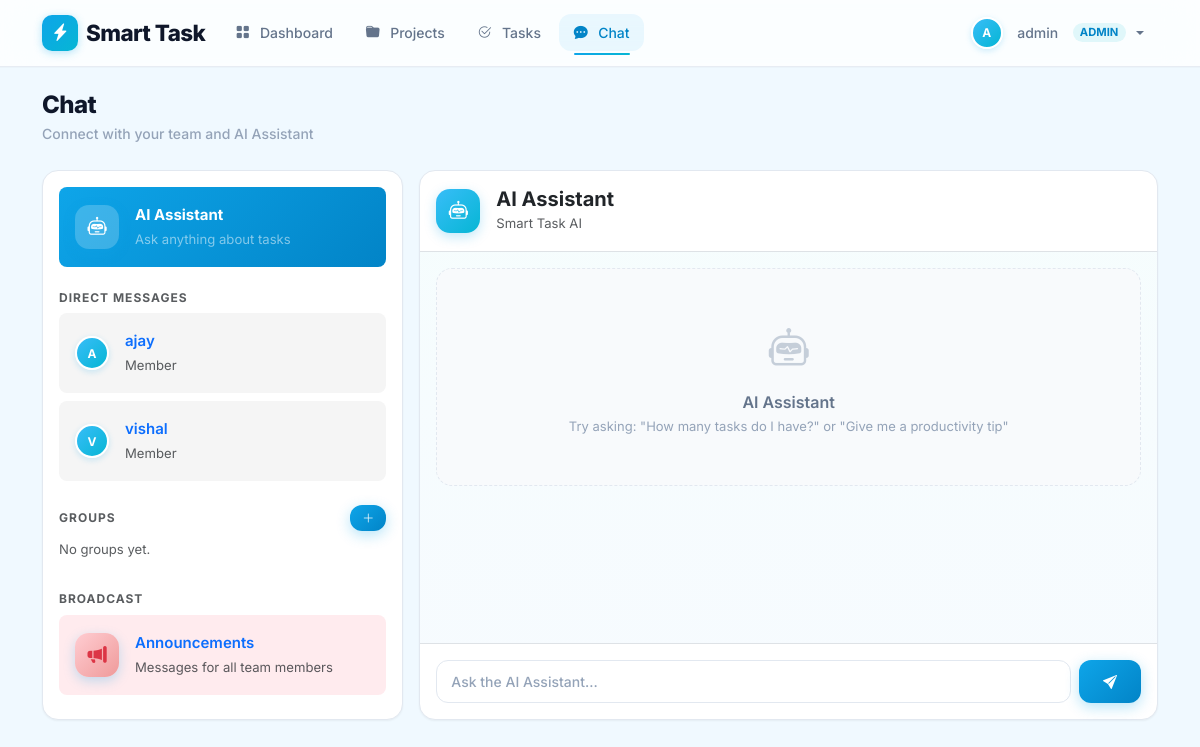
/chat (signed in), run on an earlier commit of the app's database.
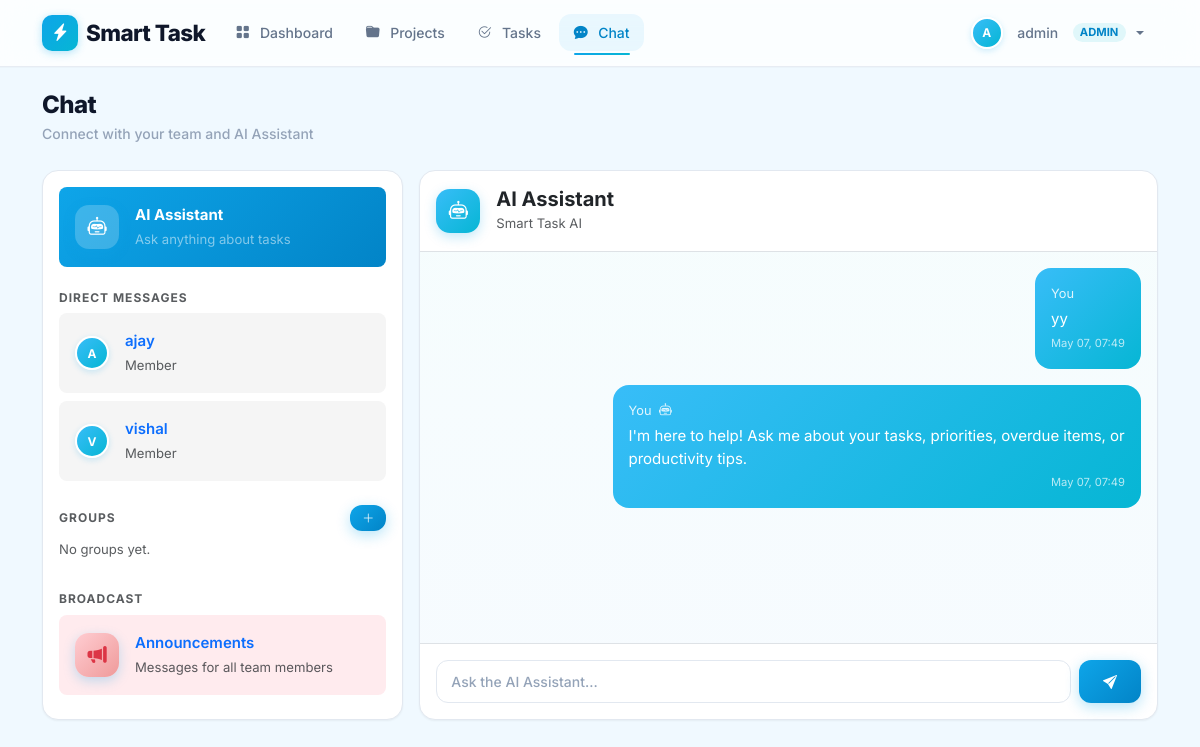
And on a later commit of the database.
### app.py (models this page shows)
class User(db.Model):
    id = db.Column(db.Integer, primary_key=True)
    username = db.Column(db.String(80), unique=True, nullable=False)
    email = db.Column(db.String(120), unique=True, nullable=False)
    password = db.Column(db.String(200), nullable=False)
    role = db.Column(db.String(20), default='member')  # admin or member
    created_at = db.Column(db.DateTime, default=datetime.utcnow)
    owned_projects = db.relationship('Project', backref='owner', lazy=True, foreign_keys='Project.owner_id')
    member_projects = db.relationship('Project', secondary=project_members, backref='members')
    assigned_tasks = db.relationship('Task', backref='assignee', lazy=True, foreign_keys='Task.assigned_to')
    created_tasks = db.relationship('Task', backref='creator', lazy=True, foreign_keys='Task.created_by')

class Message(db.Model):
    id = db.Column(db.Integer, primary_key=True)
    content = db.Column(db.Text, nullable=False)
    sender_id = db.Column(db.Integer, db.ForeignKey('user.id'), nullable=False)
    receiver_id = db.Column(db.Integer, db.ForeignKey('user.id'), nullable=True)  # for DMs
    group_id = db.Column(db.Integer, db.ForeignKey('chat_group.id'), nullable=True)  # for groups
    is_broadcast = db.Column(db.Boolean, default=False)
    created_at = db.Column(db.DateTime, default=datetime.utcnow)
    sender = db.relationship('User', foreign_keys=[sender_id], backref='sent_messages')
    receiver = db.relationship('User', foreign_keys=[receiver_id], backref='received_messages')
    group = db.relationship('ChatGroup', backref='messages')

### app.py (the view, shortened to what this page needs)
@app.route('/chat')
@login_required
def chat():
    user = User.query.get(session['user_id'])
    users = User.query.filter(User.id != user.id).all()
    groups = ChatGroup.query.all()
    chat_type = request.args.get('type', 'ai')  # ai, dm, group, broadcast
    chat_id = request.args.get('id', type=int)
    messages = []
    selected_user = None
    selected_group = None
    ai_mode = False
    if chat_type == 'dm' and chat_id:
        selected_user = User.query.get(chat_id)
        messages = Message.query.filter(
            ((Message.sender_id == user.id) & (Message.receiver_id == chat_id)) |
            ((Message.sender_id == chat_id) & (Message.receiver_id == user.id))
        ).order_by(Message.created_at.asc()).all()
    elif chat_type == 'broadcast':
        messages = Message.query.filter_by(is_broadcast=True).order_by(Message.created_at.asc()).all()
    elif chat_type == 'ai':
        ai_mode = True
        messages = Message.query.filter_by(sender_id=user.id, receiver_id=user.id).order_by(Message.created_at.asc()).all()
    return render_template('chat.html',
                           users=users,
                           groups=groups,
                           user=user,
                           messages=messages,
                           chat_type=chat_type,
                           chat_id=chat_id,
                           selected_user=selected_user,
                           selected_group=selected_group,
                           ai_mode=ai_mode)

### templates/chat.html (shortened to what this page needs)
{% extends "base.html" %}
{% block content %}
<div class="page-header mb-4">
    <h2 class="mb-1">Chat</h2>
    <p class="mb-0">Connect with your team and AI Assistant</p>
</div>
<div class="row g-3">
    <div class="col-lg-4">
        <div class="card p-3 h-100" style="max-height: 75vh; overflow-y: auto;">
            <a href="{{ url_for('chat', type='ai') }}" class="d-flex align-items-center p-3 mb-2 rounded-3 text-decoration-none {{ 'bg-primary text-white' if chat_type == 'ai' else '' }}" style="{{ 'background: linear-gradient(135deg, var(--primary), var(--primary-dark)); color: white;' if chat_type == 'ai' else 'background: #e1f5fe;' }}">
                <div class="stat-icon me-3" style="width:44px;height:44px;border-radius:14px;{{ 'background: rgba(255,255,255,0.2);' if chat_type == 'ai' else 'background: linear-gradient(135deg, var(--primary-light), var(--accent));' }}">
                    <i class="bi bi-robot {{ 'text-white' if chat_type == 'ai' else 'text-white' }}"></i>
                </div>
                <div>
                    <div class="fw-bold {{ 'text-white' if chat_type == 'ai' else '' }}">AI Assistant</div>
                    <small class="{{ 'text-white-50' if chat_type == 'ai' else 'text-muted' }}">Ask anything about tasks</small>
                </div>
            </a>
            <h6 class="fw-bold mt-3 mb-2 text-muted" style="font-size:0.75rem;text-transform:uppercase;letter-spacing:1px;">Direct Messages</h6>
            {% for u in users %}
            <a href="{{ url_for('chat', type='dm', id=u.id) }}" class="d-flex align-items-center p-3 mb-2 rounded-3 text-decoration-none {{ 'bg-primary text-white' if chat_type == 'dm' and chat_id == u.id else '' }}" style="{{ 'background: linear-gradient(135deg, var(--primary), var(--primary-dark)); color: white;' if chat_type == 'dm' and chat_id == u.id else 'background: #f5f5f5;' }}">
                <div class="avatar-circle me-3">{{ u.username[0]|upper }}</div>
                <div>
                    <div class="fw-semibold {{ 'text-white' if chat_type == 'dm' and chat_id == u.id else '' }}">{{ u.username }}</div>
                    <small class="{{ 'text-white-50' if chat_type == 'dm' and chat_id == u.id else 'text-muted' }}">{{ u.role|capitalize }}</small>
                </div>
            </a>
            {% endfor %}
            <div class="d-flex justify-content-between align-items-center mt-3 mb-2">
                <h6 class="fw-bold text-muted mb-0" style="font-size:0.75rem;text-transform:uppercase;letter-spacing:1px;">Groups</h6>
                {% if user.role == 'admin' %}
                <button class="btn btn-sm btn-primary" style="padding:4px 12px;font-size:0.75rem;" data-bs-toggle="modal" data-bs-target="#createGroupModal">
                    <i class="bi bi-plus-lg"></i>
                </button>
                {% endif %}
            </div>
            {% for g in groups %}
            <a href="{{ url_for('chat', type='group', id=g.id) }}" class="d-flex align-items-center p-3 mb-2 rounded-3 text-decoration-none {{ 'bg-primary text-white' if chat_type == 'group' and chat_id == g.id else '' }}" style="{{ 'background: linear-gradient(135deg, var(--primary), var(--primary-dark)); color: white;' if chat_type == 'group' and chat_id == g.id else 'background: #f5f5f5;' }}">
                <div class="stat-icon me-3" style="width:44px;height:44px;border-radius:14px;{{ 'background: rgba(255,255,255,0.2);' if chat_type == 'group' and chat_id == g.id else 'background: linear-gradient(135deg, #fff3e0, #ffe0b2);' }}">
                    <i class="bi bi-people-fill {{ 'text-white' if chat_type == 'group' and chat_id == g.id else '' }}" style="{{ 'color: #ef6c00;' if not (chat_type == 'group' and chat_id == g.id) else '' }}"></i>
                </div>
                <div>
                    <div class="fw-semibold {{ 'text-white' if chat_type == 'group' and chat_id == g.id else '' }}">{{ g.name }}</div>
                    <small class="{{ 'text-white-50' if chat_type == 'group' and chat_id == g.id else 'text-muted' }}">{{ g.members|length }} members</small>
                </div>
            </a>
            {% else %}
            <p class="text-muted small">No groups yet.</p>
            {% endfor %}
            <h6 class="fw-bold mt-3 mb-2 text-muted" style="font-size:0.75rem;text-transform:uppercase;letter-spacing:1px;">Broadcast</h6>
            <a href="{{ url_for('chat', type='broadcast') }}" class="d-flex align-items-center p-3 mb-2 rounded-3 text-decoration-none {{ 'bg-primary text-white' if chat_type == 'broadcast' else '' }}" style="{{ 'background: linear-gradient(135deg, var(--primary), var(--primary-dark)); color: white;' if chat_type == 'broadcast' else 'background: #ffebee;' }}">
                <div class="stat-icon me-3" style="width:44px;height:44px;border-radius:14px;{{ 'background: rgba(255,255,255,0.2);' if chat_type == 'broadcast' else 'background: linear-gradient(135deg, #ffcdd2, #ef9a9a);' }}">
                    <i class="bi bi-megaphone-fill {{ 'text-white' if chat_type == 'broadcast' else 'text-danger' }}"></i>
                </div>
                <div>
                    <div class="fw-semibold {{ 'text-white' if chat_type == 'broadcast' else '' }}">Announcements</div>
                    <small class="{{ 'text-white-50' if chat_type == 'broadcast' else 'text-muted' }}">Messages for all team members</small>
                </div>
            </a>
        </div>
    </div>
    <div class="col-lg-8">
        <div class="card p-0 h-100" style="max-height: 75vh; display:flex; flex-direction:column;">
            <div class="p-3 border-bottom d-flex align-items-center" style="flex-shrink:0;">
                {% if ai_mode %}
                <div class="stat-icon me-3" style="width:44px;height:44px;border-radius:14px;background:linear-gradient(135deg,var(--primary-light),var(--accent));">
                    <i class="bi bi-robot text-white"></i>
                </div>
                <div>
                    <h5 class="fw-bold mb-0">AI Assistant</h5>
                    <small class="text-muted">Smart Task AI</small>
                </div>
                {% elif chat_type == 'dm' and selected_user %}
                <div class="avatar-circle me-3">{{ selected_user.username[0]|upper }}</div>
                <div>
                    <h5 class="fw-bold mb-0">{{ selected_user.username }}</h5>
                    <small class="text-muted">{{ selected_user.role|capitalize }}</small>
                </div>
                {% else %}
                <div>
                    <h5 class="fw-bold mb-0">Select a chat</h5>
                    <small class="text-muted">Choose from the sidebar</small>
                </div>
                {% endif %}
            </div>
            <div class="p-3 flex-grow-1" style="overflow-y: auto; background: linear-gradient(180deg, rgba(224,247,250,0.3), rgba(227,242,253,0.3));">
                {% if messages %}
                    {% for msg in messages %}
                        {% set is_me = msg.sender_id == user.id %}
                        <div class="d-flex mb-3 {{ 'justify-content-end' if is_me else '' }}">
                            <div class="p-3 rounded-4" style="max-width:75%; {{ 'background: linear-gradient(135deg, var(--primary-light), var(--accent)); color: white;' if is_me else 'background: white; box-shadow: 0 2px 8px rgba(0,0,0,0.05);' }}">
                                <div class="mb-1" style="font-size:0.8rem; {{ 'color: rgba(255,255,255,0.85);' if is_me else 'color: var(--primary-dark); font-weight:600;' }}">
                                    {{ 'You' if is_me else msg.sender.username }}
                                    {% if msg.content.startswith('[AI Assistant]') %}<i class="bi bi-robot ms-1"></i>{% endif %}
                                </div>
                                <div style="line-height:1.5;">{{ msg.content.replace('[AI Assistant] ', '') if msg.content.startswith('[AI Assistant]') else msg.content }}</div>
                                <div class="mt-1 text-end" style="font-size:0.7rem; {{ 'color: rgba(255,255,255,0.7);' if is_me else 'color: #b0bec5;' }}">
                                    {{ msg.created_at.strftime('%b %d, %H:%M') }}
                                </div>
                            </div>
                        </div>
                    {% endfor %}
                {% else %}
                    <div class="empty-state">
                        {% if ai_mode %}
                        <i class="bi bi-robot"></i>
                        <h5>AI Assistant</h5>
                        <p class="small">Try asking: "How many tasks do I have?" or "Give me a productivity tip"</p>
                        {% else %}
                        <i class="bi bi-chat-dots"></i>
                        <h5>No messages yet</h5>
                        <p class="small">Start the conversation!</p>
                        {% endif %}
                    </div>
                {% endif %}
            </div>
            {% if chat_type %}
            {% if chat_type == 'broadcast' and user.role != 'admin' %}
            <div class="p-3 border-top text-center text-muted small" style="flex-shrink:0;">
                <i class="bi bi-info-circle me-1"></i> Only admins can post announcements.
            </div>
            {% else %}
            <div class="p-3 border-top" style="flex-shrink:0;">
                <form method="POST" action="{{ url_for('send_message') }}" class="d-flex gap-2">
                    <input type="text" name="content" class="form-control flex-grow-1" placeholder="{{ 'Ask the AI Assistant...' if ai_mode else 'Type a message...' }}" required autocomplete="off">
                    <button type="submit" class="btn btn-primary px-4">
                        <i class="bi bi-send-fill"></i>
                    </button>
                </form>
            </div>
            {% endif %}
            {% endif %}
        </div>
    </div>
</div>
{% endblock %}

### templates/base.html (shortened to what this page needs)
<!DOCTYPE html>
<html lang="en">
<head>
    <link href="https://cdn.jsdelivr.net/npm/bootstrap@5.3.2/dist/css/bootstrap.min.css" rel="stylesheet">
    <link rel="stylesheet" href="https://cdn.jsdelivr.net/npm/bootstrap-icons@1.11.1/font/bootstrap-icons.css">
</head>
<body>
    {% if session.user_id %}
    <nav class="navbar navbar-expand-lg sticky-top">
        <div class="container">
            <a class="navbar-brand" href="{{ url_for('dashboard') }}">
                <span class="brand-icon"><i class="bi bi-lightning-charge-fill"></i></span>Smart Task
            </a>
            <div class="collapse navbar-collapse" id="navMenu">
                <ul class="navbar-nav me-auto gap-1">
                    <li class="nav-item">
                        <a class="nav-link {{ 'active' if request.endpoint == 'dashboard' else '' }}" href="{{ url_for('dashboard') }}">
                            <i class="bi bi-grid-fill me-1"></i> Dashboard
                        </a>
                    </li>
                    <li class="nav-item">
                        <a class="nav-link {{ 'active' if request.endpoint == 'projects' else '' }}" href="{{ url_for('projects') }}">
                            <i class="bi bi-folder-fill me-1"></i> Projects
                        </a>
                    </li>
                    <li class="nav-item">
                        <a class="nav-link {{ 'active' if request.endpoint == 'tasks' else '' }}" href="{{ url_for('tasks') }}">
                            <i class="bi bi-check2-circle me-1"></i> Tasks
                        </a>
                    </li>
                    <li class="nav-item">
                        <a class="nav-link {{ 'active' if request.endpoint == 'chat' else '' }}" href="{{ url_for('chat') }}">
                            <i class="bi bi-chat-dots-fill me-1"></i> Chat
                        </a>
                    </li>
                </ul>
                <ul class="navbar-nav">
                    <li class="nav-item dropdown">
                        <a class="nav-link dropdown-toggle d-flex align-items-center" href="#" role="button" data-bs-toggle="dropdown">
                            <div class="avatar-circle me-2" style="width:32px;height:32px;font-size:0.75rem;">{{ session.username[0]|upper }}</div>
                            <span>{{ session.username }}</span>
                            {% if session.role == 'admin' %}<span class="badge ms-2" style="background:#e0f7fa;color:var(--primary-dark);border-radius:50px;font-size:0.7rem;">ADMIN</span>{% endif %}
                        </a>
                    </li>
                </ul>
            </div>
        </div>
    </nav>
    {% endif %}
    <main class="{% if session.user_id %}py-4{% else %}vh-100 d-flex align-items-center{% endif %}">
        <div class="container">
            {% block content %}{% endblock %}
        </div>
    </main>
</body>
</html>

What changed in the data, as far as the page shows it:
added Message: sender "You", content "yy", created_at "May 07, 07:49"
added Message: sender "You", content "I'm here to help! Ask me about your tasks, priorities, overdue items, or productivity tips.", created_at "May 07, 07:49"
Also different on the page:
text no longer shown: "AI Assistant Try asking: \"How many tasks do I have?\" or \"Give me a productivity tip\""
